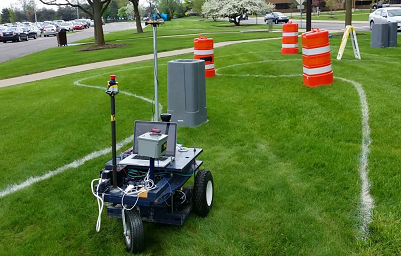
#> input picture ImageCV/abhiyaan_opencv_qn1.png, 401 x 256 px
$ python read.py
#> lines starting #> are read from the running program, lines starting #| are printed output that depends on the picture; after the words box and inside, x2 and y2 are one past the last pixel; in counts of white or black regions, pixels touching at a corner belong together
import cv2 as cv
import numpy as np
from matplotlib import pyplot as plt

# blank = np.zeros((500,500),dtype = 'uint8')
# cv.imshow('Blank',blank)

img = cv.imread('abhiyaan_opencv_qn1.png')
#> img is the input picture: shape (256, 401, 3); mean B, G, R 56.2, 118.3, 93.3
hsv_orginal = cv.cvtColor(img, cv.COLOR_BGR2HSV)
#> hsv_orginal: shape (256, 401, 3); mean H, S, V 52.7, 155.5, 123.2

grass = cv.imread("neg.jpg")
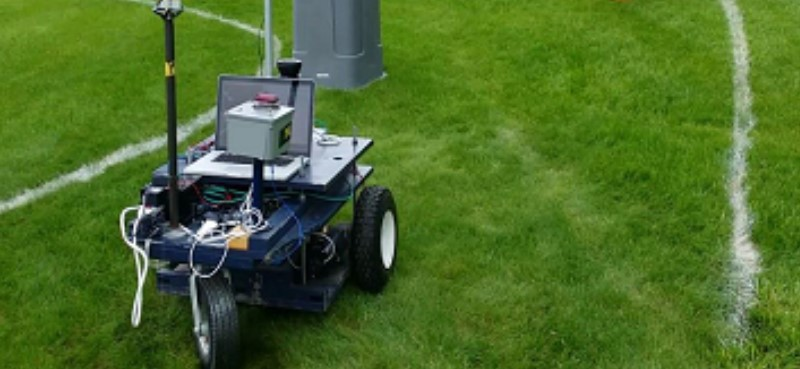
#> input picture ImageCV/neg.jpg, 800 x 369 px
#> grass is the input picture: shape (369, 800, 3); mean B, G, R 41.2, 108.9, 76.8
hsv_grass = cv.cvtColor(grass, cv.COLOR_BGR2HSV)
#> hsv_grass: shape (369, 800, 3); mean H, S, V 53.7, 173, 110.7


hue, saturation, value = cv.split(hsv_grass)

grass_hist = cv.calcHist([hsv_grass], [0,1], None, [180, 256], [0, 180, 0, 256])
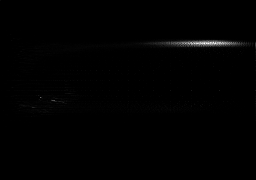
#> grass_hist: shape (180, 256) float32; min 0, max 1189, mean 6.4; drawn with min black and max white
mask = cv.calcBackProject([hsv_orginal], [0, 1], grass_hist, [0, 180, 0, 256], 1)


# Filtering remove noise
kernel = cv.getStructuringElement(cv.MORPH_ELLIPSE, (5, 5))
mask = cv.filter2D(mask, -1, kernel)
_, mask = cv.threshold(mask, 100, 255, cv.THRESH_BINARY)
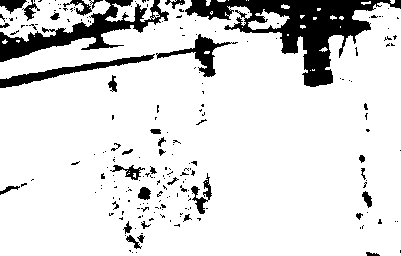
#> mask: shape (256, 401); 86.4% white; 208 black regions (173 under 20 px), largest, box (x1, y1, x2, y2) and area: (185, 0, 401, 87) 6162, (0, 0, 169, 62) 2995, (0, 54, 155, 88) 1089

mask = cv.merge((mask, mask, mask))
result = cv.bitwise_and(img, mask)

cv.imshow("Mask", mask)
cv.imshow("Original image", img)
cv.imshow("Result", result)
cv.imshow("Grass", grass)


#########
##########
#######

grass2 = cv.imread("neg2.jpg")
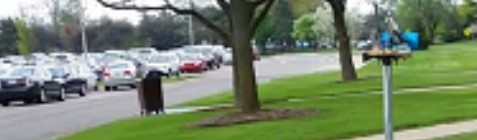
#> input picture ImageCV/neg2.jpg, 477 x 140 px
#> grass2 is the input picture: shape (140, 477, 3); mean B, G, R 107.7, 134.3, 119.8
hsv_grass2 = cv.cvtColor(grass2, cv.COLOR_BGR2HSV)
#> hsv_grass2: shape (140, 477, 3); mean H, S, V 70.8, 73.3, 137.7


hue, saturation, value = cv.split(hsv_grass2)
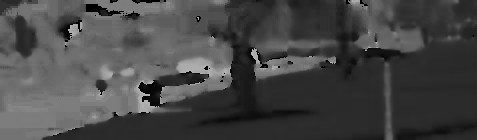
#> hue: shape (140, 477); min 0, max 179, mean 70.8
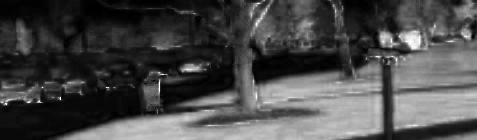
#> saturation: shape (140, 477); min 0, max 255, mean 73.3
#> value: shape (140, 477)

grass_hist2 = cv.calcHist([hsv_grass2], [0,1], None, [180, 256], [0, 180, 0, 256])
mask2 = cv.calcBackProject([hsv_orginal], [0, 1], grass_hist2, [0, 180, 0, 256], 1)


# Filtering remove noise
kernel = cv.getStructuringElement(cv.MORPH_ELLIPSE, (5, 5))
mask2 = cv.filter2D(mask2, -1, kernel)
_, mask2 = cv.threshold(mask2, 100, 255, cv.THRESH_BINARY)
#> mask2: shape (256, 401); 54.5% white; 265 black regions (211 under 20 px), largest, box (x1, y1, x2, y2) and area: (0, 47, 401, 256) 34324, (228, 0, 401, 59) 3565, (81, 0, 132, 50) 1051

mask2 = cv.merge((mask2, mask2, mask2))
result2 = cv.bitwise_and(result, mask2)
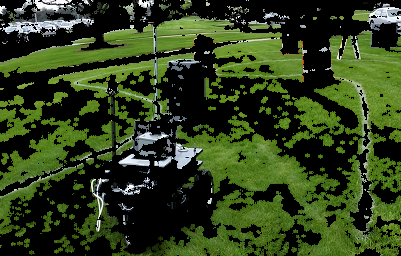
#> result2: shape (256, 401, 3); mean B, G, R 27.2, 64.2, 48

cv.imshow("Result2", result2)
cv.imshow("Mask", mask)
###########


cv.waitKey(0)
cv.destroyAllWindows()
